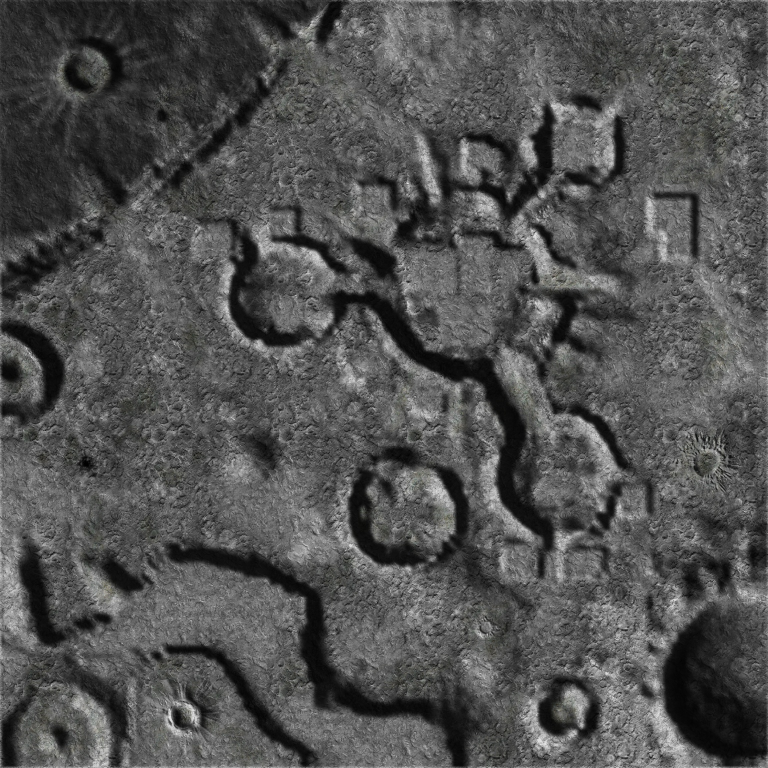
#> input picture game/assets/maps/mc2_13/burnin.jpg, 1536 x 1536 px (shown at 1/2 size); its folder holds only this picture in this run
$ python unit_weather.py
#> lines starting #> are read from the running program, lines starting #| are printed output that depends on the picture
#!/usr/bin/env python3
"""Per-mission dust and snow for the v2 unit shader (HD rework, 2026-10-23), read off each map's colour map.

    python3 -I tools/art/unit_weather.py      # writes game/data/unit_weather.json

snow: share of the colour map that is bright and grey (snowfields), scaled so a third of the map in snow is a
full cover on the units' upward faces; dust: 0.25 everywhere, up to 0.7 on bright sandy maps; dust_colour: the
map's median ground colour lifted to a mid tone (a unit picks up the ground it walks on). Hand overrides go in
OVERRIDES below.
"""
import colorsys
import json
from pathlib import Path

import numpy as np
from PIL import Image

ROOT = Path(__file__).resolve().parents[2]
OVERRIDES = {"mc2_13": {"snow": 0.0, "dust": 0.55, "_why": "lunar regolith, grey but not snow"},
             # snow read by eye off the colour-map sheet (the burn-in's shading hides most snowfields from the test)
             "mc2_02": {"snow": 0.25}, "mc2_06": {"snow": 0.6}, "mc2_15": {"snow": 0.35}, "mc2_18": {"snow": 0.45},
             "mc2_20": {"snow": 0.2}}


def main():
    out = {}
    for p in sorted((ROOT / "game/assets/maps").glob("mc2_*/burnin.jpg")):
        a = np.asarray(Image.open(p).convert("RGB").resize((256, 256)), float) / 255.0
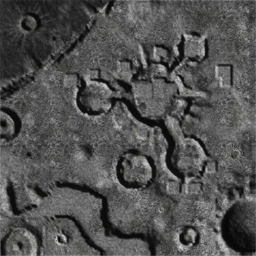
#> a: shape (256, 256, 3) float64; mean R, G, B 0.319, 0.319, 0.318
        mx, mn = a.max(2), a.min(2)
        snow_px = ((mn > 0.55) & (mx - mn < 0.12)).mean()
#> snow_px = 0.0331
        med = np.median(a.reshape(-1, 3), 0)
#> med = [0.329, 0.329, 0.329]
        h, l, s = colorsys.rgb_to_hls(*med)
#> h = 0; l = 0.329; s = 0
        sandy = float(np.clip((l - 0.25) * 3, 0, 1) * np.clip(s * 2.5, 0, 1))
#> sandy = 0
        col = colorsys.hls_to_rgb(h, 0.46, min(s, 0.35))
#> col = (0.46, 0.46, 0.46)
        m = {"snow": round(float(np.clip(snow_px * 3.0, 0, 1)), 2), "dust": round(0.25 + 0.45 * sandy, 2),
             "dust_colour": "#%02x%02x%02x" % tuple(int(c * 255) for c in col)}
#> m = {'snow': 0.1, 'dust': 0.25, 'dust_colour': '#757575'}
        m.update(OVERRIDES.get(p.parent.name, {}))
        out[p.parent.name] = m
    dst = ROOT / "game/data/unit_weather.json"
    dst.write_text(json.dumps(out, indent=1) + "\n")
    for k, v in out.items():
        print(k, v)
#> this loop made 1 pass
#> k on pass 1: 'mc2_13'
#| mc2_13 {'snow': 0.0, 'dust': 0.55, 'dust_colour': '#757575', '_why': 'lunar regolith, grey but not snow'}


if __name__ == "__main__":
    main()
